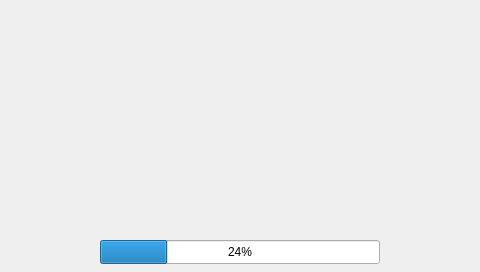
<?xml version="1.0" encoding="UTF-8"?>
<ui version="4.0">
 <class>Startingwindow</class>
 <widget class="QWidget" name="Startingwindow">
  <property name="geometry">
   <rect>
    <x>0</x>
    <y>0</y>
    <width>480</width>
    <height>272</height>
   </rect>
  </property>
  <property name="windowTitle">
   <string>Form</string>
  </property>
  <widget class="QProgressBar" name="progressBar">
   <property name="geometry">
    <rect>
     <x>100</x>
     <y>240</y>
     <width>280</width>
     <height>24</height>
    </rect>
   </property>
   <property name="value">
    <number>24</number>
   </property>
  </widget>
  <widget class="QLabel" name="progresslabel">
   <property name="geometry">
    <rect>
     <x>302</x>
     <y>202</y>
     <width>24</width>
     <height>24</height>
    </rect>
   </property>
   <property name="text">
    <string/>
   </property>
  </widget>
 </widget>
 <resources/>
 <connections/>
</ui>
